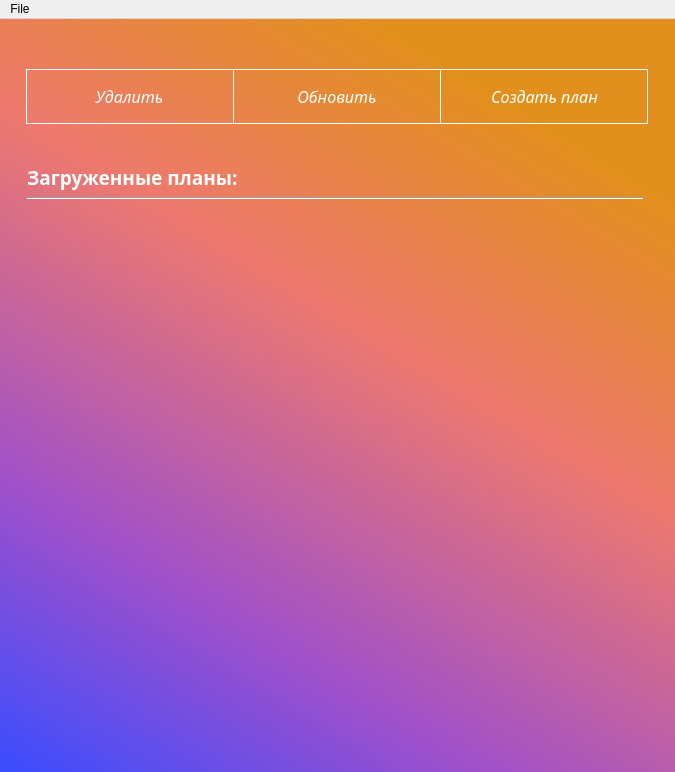
<?xml version="1.0" encoding="UTF-8"?>
<ui version="4.0">
 <class>MainWindow</class>
 <widget class="QMainWindow" name="MainWindow">
  <property name="geometry">
   <rect>
    <x>0</x>
    <y>0</y>
    <width>675</width>
    <height>772</height>
   </rect>
  </property>
  <property name="windowTitle">
   <string>Планировщик</string>
  </property>
  <property name="styleSheet">
   <string notr="true">background-color: qlineargradient(spread:pad, x1:0.545, y1:0, x2:0, y2:1, stop:0 rgba(226, 144, 29, 255), stop:0.318182 rgba(237, 121, 110, 255), stop:0.704545 rgba(158, 80, 203, 255), stop:1 rgba(57, 77, 255, 255))</string>
  </property>
  <widget class="QWidget" name="centralwidget">
   <layout class="QVBoxLayout" name="verticalLayout_4">
    <item>
     <layout class="QHBoxLayout" name="horizontalLayout">
      <property name="spacing">
       <number>0</number>
      </property>
      <property name="leftMargin">
       <number>17</number>
      </property>
      <property name="topMargin">
       <number>41</number>
      </property>
      <property name="rightMargin">
       <number>18</number>
      </property>
      <property name="bottomMargin">
       <number>24</number>
      </property>
      <item>
       <widget class="QPushButton" name="btn_delete">
        <property name="sizePolicy">
         <sizepolicy hsizetype="Minimum" vsizetype="Expanding">
          <horstretch>0</horstretch>
          <verstretch>0</verstretch>
         </sizepolicy>
        </property>
        <property name="font">
         <font>
          <family>Montserrat</family>
          <pointsize>12</pointsize>
          <weight>7</weight>
          <italic>true</italic>
          <bold>false</bold>
         </font>
        </property>
        <property name="cursor">
         <cursorShape>PointingHandCursor</cursorShape>
        </property>
        <property name="styleSheet">
         <string notr="true">padding: 15px 0 15px 0;
font: 63 italic 12pt &quot;Montserrat&quot;;
border-top: 1px solid white;
border-left: 1px solid white;
border-bottom: 1px solid white;
background-color: none;
color: white




</string>
        </property>
        <property name="text">
         <string>Удалить</string>
        </property>
       </widget>
      </item>
      <item>
       <widget class="QPushButton" name="reset">
        <property name="sizePolicy">
         <sizepolicy hsizetype="Minimum" vsizetype="Expanding">
          <horstretch>0</horstretch>
          <verstretch>0</verstretch>
         </sizepolicy>
        </property>
        <property name="font">
         <font>
          <family>Montserrat</family>
          <pointsize>12</pointsize>
          <weight>7</weight>
          <italic>true</italic>
          <bold>false</bold>
         </font>
        </property>
        <property name="cursor">
         <cursorShape>PointingHandCursor</cursorShape>
        </property>
        <property name="styleSheet">
         <string notr="true">border: 1px solid white;
font: 63 italic 12pt &quot;Montserrat&quot;;
background-color: none;
color: white




</string>
        </property>
        <property name="text">
         <string>Обновить</string>
        </property>
       </widget>
      </item>
      <item>
       <widget class="QPushButton" name="make_plan">
        <property name="sizePolicy">
         <sizepolicy hsizetype="Minimum" vsizetype="Expanding">
          <horstretch>0</horstretch>
          <verstretch>0</verstretch>
         </sizepolicy>
        </property>
        <property name="font">
         <font>
          <family>Montserrat</family>
          <pointsize>12</pointsize>
          <weight>7</weight>
          <italic>true</italic>
          <bold>false</bold>
         </font>
        </property>
        <property name="cursor">
         <cursorShape>PointingHandCursor</cursorShape>
        </property>
        <property name="styleSheet">
         <string notr="true">border-top: 1px solid white;
font: 63 italic 12pt &quot;Montserrat&quot;;
border-right: 1px solid white;
border-bottom: 1px solid white;
background-color: none;
color: white





</string>
        </property>
        <property name="text">
         <string>Создать план</string>
        </property>
       </widget>
      </item>
     </layout>
    </item>
    <item>
     <spacer name="verticalSpacer">
      <property name="orientation">
       <enum>Qt::Vertical</enum>
      </property>
      <property name="sizeHint" stdset="0">
       <size>
        <width>20</width>
        <height>40</height>
       </size>
      </property>
     </spacer>
    </item>
    <item>
     <layout class="QVBoxLayout" name="verticalLayout">
      <property name="leftMargin">
       <number>18</number>
      </property>
      <property name="topMargin">
       <number>0</number>
      </property>
      <property name="rightMargin">
       <number>22</number>
      </property>
      <property name="bottomMargin">
       <number>8</number>
      </property>
      <item>
       <widget class="QLabel" name="label">
        <property name="font">
         <font>
          <family>Segoe Print</family>
          <pointsize>14</pointsize>
          <weight>75</weight>
          <bold>true</bold>
         </font>
        </property>
        <property name="styleSheet">
         <string notr="true">border-bottom: 1px solid white;
background-color: none;
color:white;
</string>
        </property>
        <property name="text">
         <string>Загруженные планы:</string>
        </property>
       </widget>
      </item>
      <item>
       <widget class="Line" name="line">
        <property name="styleSheet">
         <string notr="true">background-color: none</string>
        </property>
        <property name="orientation">
         <enum>Qt::Horizontal</enum>
        </property>
       </widget>
      </item>
     </layout>
    </item>
    <item>
     <spacer name="verticalSpacer_2">
      <property name="orientation">
       <enum>Qt::Vertical</enum>
      </property>
      <property name="sizeHint" stdset="0">
       <size>
        <width>20</width>
        <height>40</height>
       </size>
      </property>
     </spacer>
    </item>
    <item>
     <layout class="QVBoxLayout" name="verticalLayout_2">
      <property name="spacing">
       <number>0</number>
      </property>
      <property name="sizeConstraint">
       <enum>QLayout::SetDefaultConstraint</enum>
      </property>
      <property name="leftMargin">
       <number>16</number>
      </property>
      <property name="topMargin">
       <number>11</number>
      </property>
      <property name="rightMargin">
       <number>1</number>
      </property>
      <property name="bottomMargin">
       <number>228</number>
      </property>
      <item>
       <widget class="QListWidget" name="window_show">
        <property name="sizePolicy">
         <sizepolicy hsizetype="Minimum" vsizetype="Maximum">
          <horstretch>0</horstretch>
          <verstretch>0</verstretch>
         </sizepolicy>
        </property>
        <property name="minimumSize">
         <size>
          <width>0</width>
          <height>300</height>
         </size>
        </property>
        <property name="styleSheet">
         <string notr="true">padding: 0;
margin: 0;
color: white;
background-color:rgba(255,255,255,0);
font: 63 italic 12pt &quot;Montserrat&quot;;
border: none
</string>
        </property>
        <property name="autoScroll">
         <bool>true</bool>
        </property>
        <property name="resizeMode">
         <enum>QListView::Fixed</enum>
        </property>
       </widget>
      </item>
     </layout>
    </item>
   </layout>
  </widget>
  <widget class="QMenuBar" name="menuBar">
   <property name="geometry">
    <rect>
     <x>0</x>
     <y>0</y>
     <width>675</width>
     <height>21</height>
    </rect>
   </property>
   <property name="styleSheet">
    <string notr="true">background-color: none</string>
   </property>
   <widget class="QMenu" name="menuFile">
    <property name="title">
     <string>File</string>
    </property>
    <widget class="QMenu" name="menu">
     <property name="title">
      <string>Язык</string>
     </property>
     <addaction name="russian"/>
     <addaction name="englisg"/>
    </widget>
    <addaction name="menu"/>
    <addaction name="actionExit"/>
   </widget>
   <addaction name="menuFile"/>
  </widget>
  <action name="actionExit">
   <property name="text">
    <string>Exit</string>
   </property>
  </action>
  <action name="russian">
   <property name="text">
    <string>Русский</string>
   </property>
  </action>
  <action name="englisg">
   <property name="text">
    <string>Английский</string>
   </property>
  </action>
 </widget>
 <resources/>
 <connections/>
</ui>
